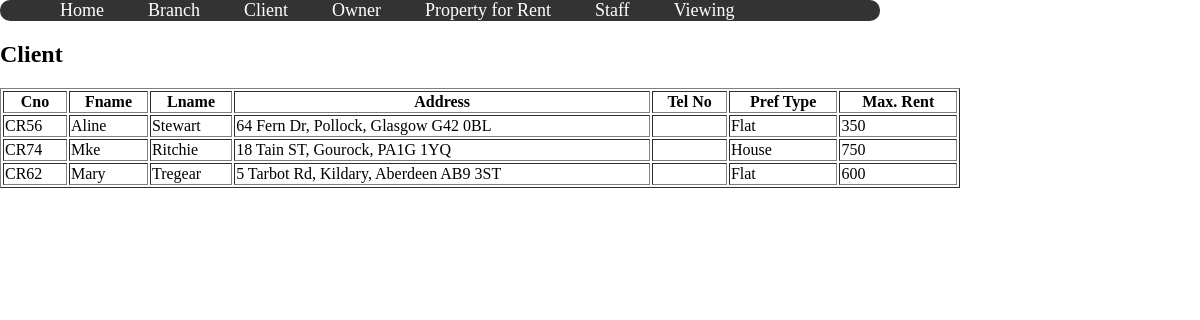
The page /client.php on the database its author committed.
### tables this page shows
CREATE TABLE IF NOT EXISTS `client` (
  `Cno` char(8) NOT NULL,
  `Fname` char(8) NOT NULL,
  `Lname` char(8) NOT NULL,
  `Address` char(44) NOT NULL,
  `Tel_No` char(15) NOT NULL,
  `Pref_Type` char(8) NOT NULL,
  `Max_Rent` int(8) NOT NULL
);

### client.php (the view, shortened to what this page needs)
<?php
	include('nav.php');
	$result = mysql_query("SELECT * FROM client");
?>
<html xmlns="http://www.w3.org/1999/xhtml">
<head>
</head>
<h2>Client</h2>
<body>
    <table  border="1" style="width:80%">
        <th>Cno</th>
        <th>Fname</th>
        <th>Lname</th>
        <th>Address</th>
        <th>Tel No</th>
        <th>Pref Type</th>
        <th>Max. Rent</th>
        <?php
	   		while ( $row = mysql_fetch_assoc($result) ){
				echo("<tr>");
				echo("<td>".$row['Cno']."</td>");
				echo("<td>".$row['Fname']."</td>");
				echo("<td>".$row['Lname']."</td>");
				echo("<td>".$row['Address']."</td>");
				echo("<td>".$row['Tel No']."</td>");
				echo("<td>".$row['Pref_Type']."</td>");
				echo("<td>".$row['Max_Rent']."</td>");
				echo("</tr>");
			}
		?>
    </table>
</body>
</html>

### nav.php (style rules this page uses)
body { width:100%; height:90%; margin:auto; font-family:"Times New Roman", Times, serif; font-size:16px; }

### rows shown on the page
client: Cno "CR56", Fname "Aline", Lname "Stewart", Address "64 Fern Dr, Pollock, Glasgow G42 0BL", Pref_Type "Flat", Max_Rent "350"
client: Cno "CR74", Fname "Mke", Lname "Ritchie", Address "18 Tain ST, Gourock, PA1G 1YQ", Pref_Type "House", Max_Rent "750"
client: Cno "CR62", Fname "Mary", Lname "Tregear", Address "5 Tarbot Rd, Kildary, Aberdeen AB9 3ST", Pref_Type "Flat", Max_Rent "600"
